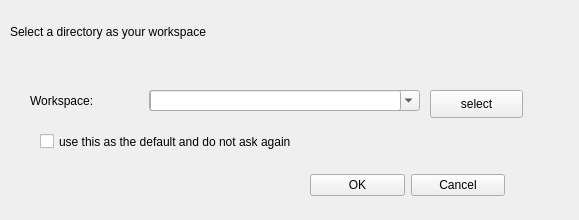
<?xml version="1.0" encoding="UTF-8"?>
<ui version="4.0">
 <class>SelectWorkspace</class>
 <widget class="QWidget" name="SelectWorkspace">
  <property name="geometry">
   <rect>
    <x>0</x>
    <y>0</y>
    <width>579</width>
    <height>220</height>
   </rect>
  </property>
  <property name="windowTitle">
   <string>Form</string>
  </property>
  <widget class="QLabel" name="label">
   <property name="enabled">
    <bool>true</bool>
   </property>
   <property name="geometry">
    <rect>
     <x>10</x>
     <y>10</y>
     <width>402</width>
     <height>44</height>
    </rect>
   </property>
   <property name="maximumSize">
    <size>
     <width>16777215</width>
     <height>16777214</height>
    </size>
   </property>
   <property name="styleSheet">
    <string notr="true">font: 18pt &quot;Agency FB&quot;;
</string>
   </property>
   <property name="text">
    <string>Select a directory as your workspace</string>
   </property>
  </widget>
  <widget class="QComboBox" name="workspace_comboBox">
   <property name="geometry">
    <rect>
     <x>149</x>
     <y>90</y>
     <width>271</width>
     <height>21</height>
    </rect>
   </property>
  </widget>
  <widget class="QCheckBox" name="useAsDefault_checkBox">
   <property name="geometry">
    <rect>
     <x>40</x>
     <y>130</y>
     <width>317</width>
     <height>23</height>
    </rect>
   </property>
   <property name="styleSheet">
    <string notr="true">font: 8pt &quot;Corbel&quot;;
</string>
   </property>
   <property name="text">
    <string>use this as the default and do not ask again</string>
   </property>
  </widget>
  <widget class="QPushButton" name="select_pushButton">
   <property name="geometry">
    <rect>
     <x>430</x>
     <y>90</y>
     <width>93</width>
     <height>28</height>
    </rect>
   </property>
   <property name="text">
    <string>select</string>
   </property>
  </widget>
  <widget class="QLabel" name="label_2">
   <property name="geometry">
    <rect>
     <x>30</x>
     <y>90</y>
     <width>106</width>
     <height>21</height>
    </rect>
   </property>
   <property name="styleSheet">
    <string notr="true">font: 11pt &quot;Arial Rounded MT Bold&quot;;</string>
   </property>
   <property name="text">
    <string>Workspace:</string>
   </property>
  </widget>
  <widget class="QLineEdit" name="workspace_lineEdit">
   <property name="geometry">
    <rect>
     <x>150</x>
     <y>90</y>
     <width>251</width>
     <height>21</height>
    </rect>
   </property>
  </widget>
  <widget class="QWidget" name="">
   <property name="geometry">
    <rect>
     <x>310</x>
     <y>170</y>
     <width>195</width>
     <height>30</height>
    </rect>
   </property>
   <layout class="QHBoxLayout" name="horizontalLayout">
    <item>
     <widget class="QPushButton" name="ok_pushButton">
      <property name="text">
       <string>OK</string>
      </property>
     </widget>
    </item>
    <item>
     <widget class="QPushButton" name="cancel_pushButton">
      <property name="text">
       <string>Cancel</string>
      </property>
     </widget>
    </item>
   </layout>
  </widget>
 </widget>
 <resources/>
 <connections/>
</ui>
